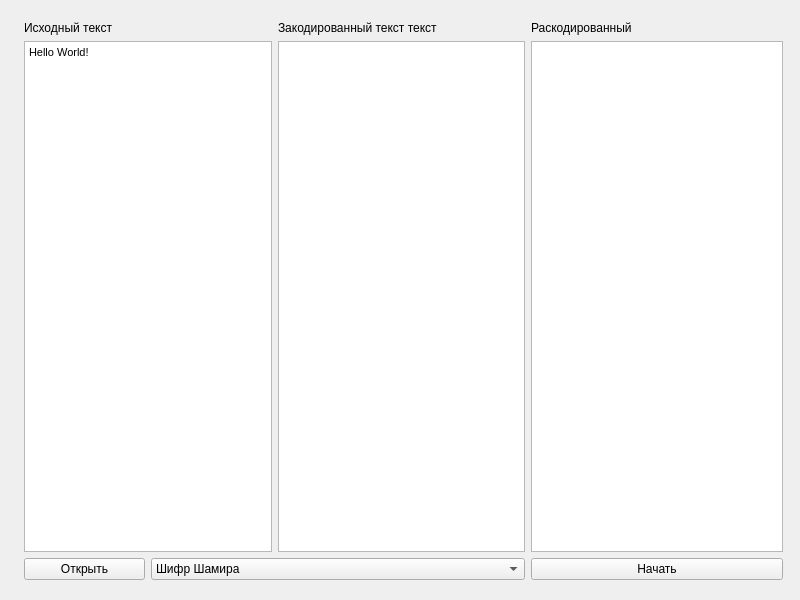
<?xml version="1.0" encoding="UTF-8"?>
<ui version="4.0">
 <class>Widget</class>
 <widget class="QWidget" name="Widget">
  <property name="geometry">
   <rect>
    <x>0</x>
    <y>0</y>
    <width>800</width>
    <height>600</height>
   </rect>
  </property>
  <property name="minimumSize">
   <size>
    <width>800</width>
    <height>600</height>
   </size>
  </property>
  <property name="maximumSize">
   <size>
    <width>800</width>
    <height>600</height>
   </size>
  </property>
  <property name="windowTitle">
   <string>Widget</string>
  </property>
  <widget class="QWidget" name="">
   <property name="geometry">
    <rect>
     <x>13</x>
     <y>10</y>
     <width>781</width>
     <height>581</height>
    </rect>
   </property>
   <layout class="QGridLayout" name="gridLayout">
    <item row="0" column="0" colspan="2">
     <widget class="QLabel" name="lFrom">
      <property name="text">
       <string>Исходный текст</string>
      </property>
     </widget>
    </item>
    <item row="0" column="2" colspan="2">
     <widget class="QLabel" name="lEncode">
      <property name="text">
       <string>Закодированный текст текст</string>
      </property>
     </widget>
    </item>
    <item row="0" column="4">
     <widget class="QLabel" name="lDecode">
      <property name="text">
       <string>Раскодированный</string>
      </property>
     </widget>
    </item>
    <item row="1" column="0" colspan="2">
     <widget class="QTextEdit" name="teFrom">
      <property name="lineWrapColumnOrWidth">
       <number>0</number>
      </property>
      <property name="html">
       <string>&lt;!DOCTYPE HTML PUBLIC &quot;-//W3C//DTD HTML 4.0//EN&quot; &quot;http://www.w3.org/TR/REC-html40/strict.dtd&quot;&gt;
&lt;html&gt;&lt;head&gt;&lt;meta name=&quot;qrichtext&quot; content=&quot;1&quot; /&gt;&lt;style type=&quot;text/css&quot;&gt;
p, li { white-space: pre-wrap; }
&lt;/style&gt;&lt;/head&gt;&lt;body style=&quot; font-family:'MS Shell Dlg 2'; font-size:8.25pt; font-weight:400; font-style:normal;&quot;&gt;
&lt;p style=&quot; margin-top:0px; margin-bottom:0px; margin-left:0px; margin-right:0px; -qt-block-indent:0; text-indent:0px;&quot;&gt;&lt;span style=&quot; font-size:8pt;&quot;&gt;Hello World!&lt;/span&gt;&lt;/p&gt;&lt;/body&gt;&lt;/html&gt;</string>
      </property>
     </widget>
    </item>
    <item row="1" column="2" colspan="2">
     <widget class="QTextEdit" name="teEncode">
      <property name="readOnly">
       <bool>true</bool>
      </property>
     </widget>
    </item>
    <item row="1" column="4">
     <widget class="QTextEdit" name="teDecode">
      <property name="readOnly">
       <bool>true</bool>
      </property>
     </widget>
    </item>
    <item row="2" column="0">
     <widget class="QPushButton" name="pbOpen">
      <property name="text">
       <string>Открыть</string>
      </property>
     </widget>
    </item>
    <item row="2" column="1" colspan="3">
     <widget class="QComboBox" name="cbMethod">
      <item>
       <property name="text">
        <string>Шифр Шамира</string>
       </property>
      </item>
      <item>
       <property name="text">
        <string>Шифр Эль-Гамаля</string>
       </property>
      </item>
      <item>
       <property name="text">
        <string>Шифр Вернама</string>
       </property>
      </item>
      <item>
       <property name="text">
        <string>Шифр RSA</string>
       </property>
      </item>
     </widget>
    </item>
    <item row="2" column="4">
     <widget class="QPushButton" name="pbProcess">
      <property name="text">
       <string>Начать</string>
      </property>
     </widget>
    </item>
   </layout>
  </widget>
 </widget>
 <layoutdefault spacing="6" margin="11"/>
 <resources/>
 <connections/>
</ui>
